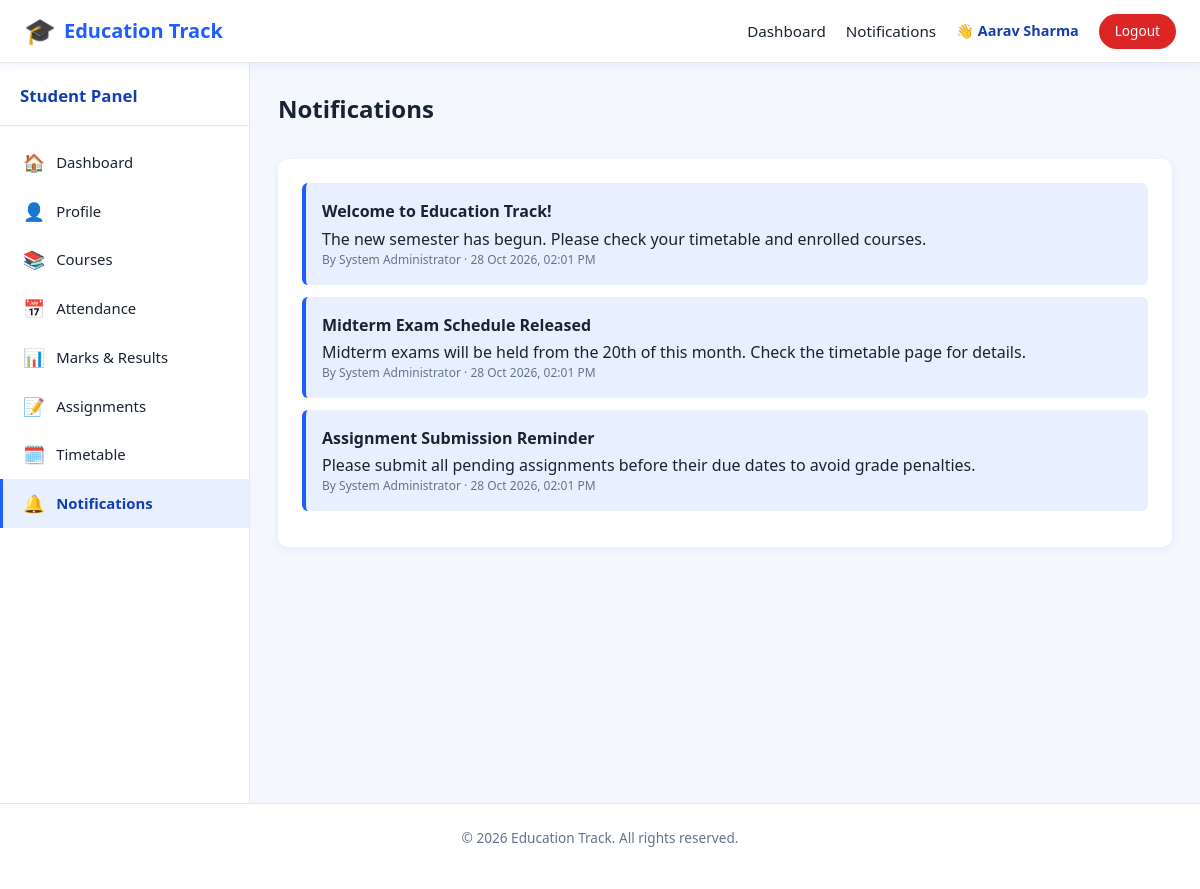
Screenshot of /notifications.php (signed in) with the database file from the repository.
### tables this page shows
CREATE TABLE notifications (
    id INT AUTO_INCREMENT PRIMARY KEY,
    title VARCHAR(150) NOT NULL,
    message TEXT NOT NULL,
    target_audience ENUM('all','students','teachers') DEFAULT 'all',
    created_by VARCHAR(100),
    created_at TIMESTAMP DEFAULT CURRENT_TIMESTAMP
);

### includes/session.php (called while the page is built, shortened)
<?php
function sanitize(string $value): string
{
    return htmlspecialchars(trim($value), ENT_QUOTES, 'UTF-8');
}

### notifications.php (the view, shortened to what this page needs)
<?php
require_once __DIR__ . '/includes/session.php';
$pdo = getDBConnection();
$stmt = $pdo->query("SELECT * FROM notifications WHERE target_audience IN ('all','students') ORDER BY created_at DESC");
$notifications = $stmt->fetchAll();
require_once __DIR__ . '/includes/header.php';
require_once __DIR__ . '/includes/navbar.php';
?>
<div class="app-layout">
    <?php $sidebarType = 'student'; $activePage = 'notifications'; require __DIR__ . '/includes/sidebar.php'; ?>
    <main class="main-content">
        <div class="page-header"><h1>Notifications</h1></div>
        <div class="card">
            <?php if (empty($notifications)): ?>
                <div class="empty-state"><div class="icon">🔔</div>You have no notifications.</div>
            <?php else: ?>
                <?php foreach ($notifications as $n): ?>
                    <div class="notif-item">
                        <div class="notif-title"><?= sanitize($n['title']) ?></div>
                        <div><?= sanitize($n['message']) ?></div>
                        <div class="notif-date">By <?= sanitize($n['created_by'] ?? 'Admin') ?> &middot; <?= date('d M Y, h:i A', strtotime($n['created_at'])) ?></div>
                    </div>
                <?php endforeach; ?>
            <?php endif; ?>
        </div>
    </main>
</div>
<?php require_once __DIR__ . '/includes/footer.php'; ?>

### assets/css/style.css (style rules this page uses)
:root { --primary: #1e5eff; --primary-dark: #123fb0; --primary-light: #e8f0ff; --secondary: #0ea5e9; --accent: #ffb020; --success: #16a34a; --success-bg: #e9f9ef; --danger: #dc2626; --danger-bg: #fdecec; --warning: #d97706; --warning-bg: #fff7e6; --text-dark: #1a2333; --text-muted: #64748b; --white: #ffffff; --bg-light: #f4f7fc; --border: #e2e8f0; --radius: 10px; --shadow: 0 2px 10px rgba(30, 94, 255, 0.08); --shadow-lg: 0 8px 30px rgba(30, 94, 255, 0.12); --sidebar-width: 250px; }
* { box-sizing: border-box; }
html, body { margin: 0; padding: 0; font-family: 'Segoe UI', Roboto, Helvetica, Arial, sans-serif; background: var(--bg-light); color: var(--text-dark); line-height: 1.5; }
h1, h2, h3, h4 { margin: 0 0 .5rem; color: var(--text-dark); }
.app-layout { display: flex; min-height: calc(100vh - 60px); max-width: 1500px; margin: 0 auto; }
.main-content { flex: 1; padding: 1.75rem; min-width: 0; }
.page-header { display: flex; justify-content: space-between; align-items: center; flex-wrap: wrap; gap: .75rem; margin-bottom: 1.5rem; }
.page-header h1 { font-size: 1.5rem; }
.card { background: var(--white); border-radius: var(--radius); box-shadow: var(--shadow); padding: 1.5rem; margin-bottom: 1.5rem; }

### assets/css/dashboard.css (style rules this page uses)
.notif-item { padding: 1rem; border-left: 4px solid var(--primary); background: var(--primary-light); border-radius: 6px; margin-bottom: .75rem; }
.notif-item .notif-title { font-weight: 700; margin-bottom: .2rem; }
.notif-item .notif-date { font-size: .75rem; color: var(--text-muted); }

### rows the page displays
notifications: title "Welcome to Education Track!", message "The new semester has begun. Please check your timetable and enrolled courses.", created_by "System Administrator", created_at "28 Oct 2026, 02:01 PM"
notifications: title "Midterm Exam Schedule Released", message "Midterm exams will be held from the 20th of this month. Check the timetable page for details.", created_by "System Administrator", created_at "28 Oct 2026, 02:01 PM"
notifications: title "Assignment Submission Reminder", message "Please submit all pending assignments before their due dates to avoid grade penalties.", created_by "System Administrator", created_at "28 Oct 2026, 02:01 PM"

### other values shown
currentStudentName() "Aarav Sharma"
$link['icon'] "🏠"
$link['label'] "Dashboard"
$link['icon'] "👤"
$link['label'] "Profile"
$link['icon'] "📚"
$link['label'] "Courses"
$link['icon'] "📅"
$link['label'] "Attendance"
$link['icon'] "📊"
$link['label'] "Marks & Results"
$link['icon'] "📝"
$link['label'] "Assignments"
$link['icon'] "🗓️"
$link['label'] "Timetable"
